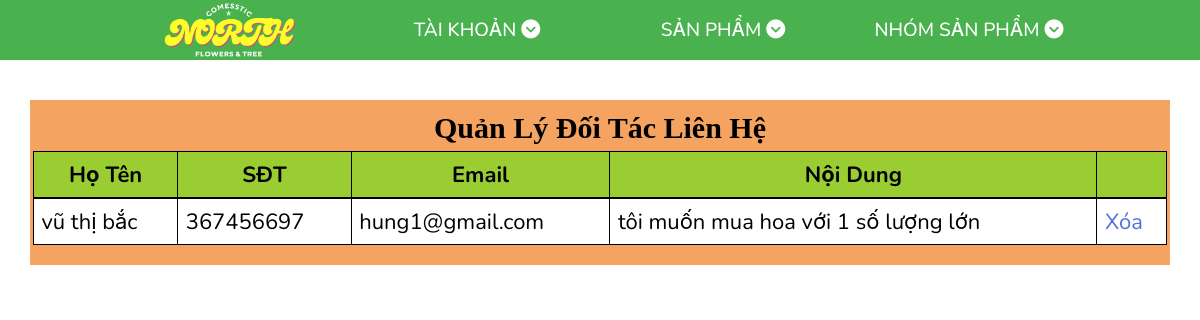
The app's page /lienhe1.php with its own data.
### tables this page shows
CREATE TABLE `lienhe` (
  `hoten` varchar(200) NOT NULL,
  `sdt` int(10) NOT NULL,
  `email` varchar(100) NOT NULL,
  `noidung` varchar(255) NOT NULL
);

### ketnoi.php (called while the page is built, shortened)
<?php
   class ketnoi{
   private    $servername = "localhost";
   private  $username = "root";
   private   $password = "";
   private  $dbname = "vuthibacdk12cntt2";
    function __construct(){
    $this->conn = mysqli_connect( $this->servername,  $this->username,  $this->password,  $this->dbname);
}}
    ?>

### function_lienhe.php (called while the page is built, shortened)
<?php
include "ketnoi.php";
class lienhe extends ketnoi{
    function hienthilienhe(){
        $sql = "SELECT * FROM lienhe";
        $result = mysqli_query($this->conn, $sql);
        return $result;
    }
}
?>

### lienhe1.php (the view, shortened to what this page needs)
<link href="quantri/vendor/fontawesome-free/css/all.min.css" rel="stylesheet" type="text/css">
    <link href="quantri/css/sb-admin-2.min.css" rel="stylesheet">
<?php include "headerquantri.php";
include "function_lienhe.php";
?>
<!DOCTYPE html>
<html lang="en">
<head>
</head>
<body>
    <?php
   $lienhe = new lienhe();
   $result = $lienhe->hienthilienhe();
    ?>
    <div class="example">
        <div class="container">
            <div class="row">
                <h2>Quản Lý Đối Tác Liên Hệ</h2>
                <table class="table table-bordered">
                    <thead>
                        <tr>
                            <th>Họ Tên</th>
                            <th>SĐT</th>
                            <th> Email</th>
                            <th> Nội Dung</th>
                            <th></th>
                        </tr>
                    </thead>
                    <tbody>
                    <?php
                        while ($row = mysqli_fetch_assoc($result)) { ?>
                            <tr>
                                <td>
                                    <?PHP echo $row["hoten"] ?>
                                </td>
                                <td>
                                    <?PHP echo $row["sdt"] ?>
                                </td>
                                <td>
                                    <?PHP echo $row["email"] ?>
                                </td>
                                <td>
                                    <?PHP echo $row["noidung"] ?>
                                </td>
                                <td>
                                <a href="xoalienhe.php?sdt=<?php echo $row["sdt"]; ?>" style="text-decoration: none">Xóa</a>
                            </td>
                            </tr>
                        <?PHP } ?>
                    </tbody>
                </table>
            </div>
        </div>
    </div>
</body>
</html>

### assets/css/grid.css (style rules this page uses)
.row { display: flex; flex-wrap: wrap; margin-left: -4px; margin-right: -4px; }
@media (min-width: 740px) { .row { margin-left: -8px; margin-right: -8px; } }
@media (min-width: 1113px) { .row { margin-left: -12px; margin-right: -12px; } }

### assets/css/main.css (style rules this page uses)
.container { margin-top: 40px; }

### assets/css/base.css (style rules this page uses)
:root { --green-color:#49b14d; --white-color:#fff; --black-color:#000; --header-height:180px; --header-top-height:38px; --header-center-height: 80px; --header-bottom-height:calc(var(--header-height) - (var(--header-top-height) + var(--header-center-height))) }
* { box-sizing: border-box; }
html { font-size: 62.5%; font-family: 'Roboto', sans-serif; line-height: 1.6rem; margin: 0 auto; }

### lienhe1.php (style rules this page uses)
.container { background-color: sandybrown; padding-bottom: 10px; }
.container th,.container tr,.container h2,.container td { color: black; border-color: black; }
.container th { text-align: center; background-color: yellowgreen; border-color: black !important; }
.container h2 { text-align: center; width: 100%; padding-top: 10px; font-weight: 700; font-family: Cambria, Cochin, Georgia, Times, 'Times New Roman', serif; font-size: 30px; }
.container td { background-color: white; }
.example { padding: 0px 20px 0px 20px; }
.table { padding: 0px 80px 0px 150px; font-size: 22px; }
th,td { padding: 10px; }

### records on screen
lienhe: hoten "vũ thị bắc", sdt "367456697", email "hung1@gmail.com", noidung "tôi muốn mua hoa với 1 số lượng lớn"
